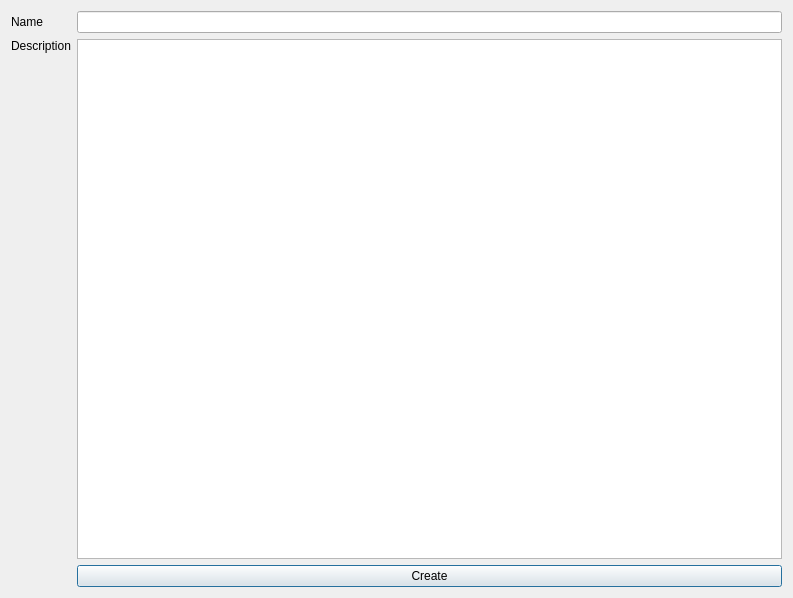
<?xml version="1.0" encoding="UTF-8"?>
<ui version="4.0">
 <class>atypecreator_dialog</class>
 <widget class="QDialog" name="atypecreator_dialog">
  <property name="geometry">
   <rect>
    <x>0</x>
    <y>0</y>
    <width>793</width>
    <height>598</height>
   </rect>
  </property>
  <property name="windowTitle">
   <string>Create Assettype</string>
  </property>
  <layout class="QGridLayout" name="gridLayout">
   <item row="0" column="0">
    <widget class="QLabel" name="name_lb">
     <property name="text">
      <string>Name</string>
     </property>
    </widget>
   </item>
   <item row="0" column="1">
    <widget class="QLineEdit" name="name_le"/>
   </item>
   <item row="1" column="0">
    <widget class="QLabel" name="desc_lb">
     <property name="text">
      <string>Description</string>
     </property>
     <property name="alignment">
      <set>Qt::AlignLeading|Qt::AlignLeft|Qt::AlignTop</set>
     </property>
    </widget>
   </item>
   <item row="1" column="1">
    <widget class="QPlainTextEdit" name="desc_pte"/>
   </item>
   <item row="2" column="1">
    <widget class="QPushButton" name="create_pb">
     <property name="text">
      <string>Create</string>
     </property>
    </widget>
   </item>
  </layout>
 </widget>
 <resources/>
 <connections/>
</ui>
